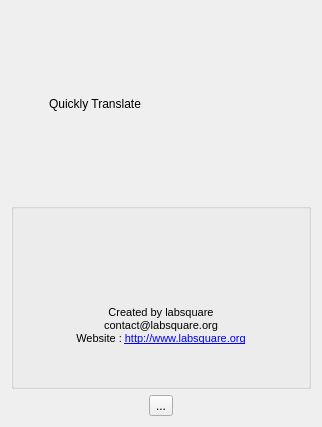
<?xml version="1.0" encoding="UTF-8"?>
<ui version="4.0">
 <class>AboutDialog</class>
 <widget class="QDialog" name="AboutDialog">
  <property name="geometry">
   <rect>
    <x>0</x>
    <y>0</y>
    <width>322</width>
    <height>427</height>
   </rect>
  </property>
  <property name="windowTitle">
   <string>About quickly translate</string>
  </property>
  <property name="windowIcon">
   <iconset resource="resources/icons.qrc">
    <normaloff>:/icons/icon.png</normaloff>:/icons/icon.png</iconset>
  </property>
  <layout class="QVBoxLayout" name="verticalLayout_2">
   <item>
    <layout class="QHBoxLayout" name="horizontalLayout">
     <item>
      <widget class="QLabel" name="label">
       <property name="sizePolicy">
        <sizepolicy hsizetype="Minimum" vsizetype="Minimum">
         <horstretch>0</horstretch>
         <verstretch>0</verstretch>
        </sizepolicy>
       </property>
       <property name="minimumSize">
        <size>
         <width>32</width>
         <height>32</height>
        </size>
       </property>
       <property name="maximumSize">
        <size>
         <width>32</width>
         <height>32</height>
        </size>
       </property>
       <property name="text">
        <string/>
       </property>
       <property name="pixmap">
        <pixmap resource="resources/icons.qrc">:/icons/icon.png</pixmap>
       </property>
      </widget>
     </item>
     <item>
      <widget class="QLabel" name="label_2">
       <property name="styleSheet">
        <string notr="true">font: 87 18pt &quot;Arial Black&quot;;</string>
       </property>
       <property name="text">
        <string>Quickly Translate</string>
       </property>
      </widget>
     </item>
    </layout>
   </item>
   <item>
    <widget class="QGroupBox" name="groupBox">
     <property name="title">
      <string/>
     </property>
     <layout class="QVBoxLayout" name="verticalLayout">
      <item>
       <widget class="QLabel" name="versionLabel">
        <property name="text">
         <string/>
        </property>
        <property name="alignment">
         <set>Qt::AlignCenter</set>
        </property>
       </widget>
      </item>
      <item>
       <widget class="QLabel" name="label_3">
        <property name="text">
         <string>&lt;!DOCTYPE HTML PUBLIC &quot;-//W3C//DTD HTML 4.0//EN&quot; &quot;http://www.w3.org/TR/REC-html40/strict.dtd&quot;&gt;
&lt;html&gt;&lt;head&gt;&lt;meta name=&quot;qrichtext&quot; content=&quot;1&quot; /&gt;&lt;style type=&quot;text/css&quot;&gt;
p, li { white-space: pre-wrap; }
&lt;/style&gt;&lt;/head&gt;&lt;body style=&quot; font-family:'Sans Serif'; font-size:9pt; font-weight:400; font-style:normal;&quot;&gt;
&lt;p style=&quot; margin-top:0px; margin-bottom:0px; margin-left:0px; margin-right:0px; -qt-block-indent:0; text-indent:0px;&quot;&gt;&lt;span style=&quot; font-family:'MS Shell Dlg 2'; font-size:8pt;&quot;&gt;Created by labsquare&lt;/span&gt;&lt;/p&gt;
&lt;p style=&quot; margin-top:0px; margin-bottom:0px; margin-left:0px; margin-right:0px; -qt-block-indent:0; text-indent:0px;&quot;&gt;&lt;span style=&quot; font-family:'MS Shell Dlg 2'; font-size:8pt;&quot;&gt;contact@labsquare.org&lt;/span&gt;&lt;/p&gt;
&lt;p style=&quot; margin-top:0px; margin-bottom:0px; margin-left:0px; margin-right:0px; -qt-block-indent:0; text-indent:0px;&quot;&gt;&lt;span style=&quot; font-family:'MS Shell Dlg 2'; font-size:8pt;&quot;&gt;Website : &lt;/span&gt;&lt;a href=&quot;http://omedsoft.blogspot.com&quot;&gt;&lt;span style=&quot; font-family:'MS Shell Dlg 2'; font-size:8pt; text-decoration: underline; color:#0000ff;&quot;&gt;http://www.labsquare.org&lt;/span&gt;&lt;/a&gt;&lt;/p&gt;
&lt;p style=&quot;-qt-paragraph-type:empty; margin-top:0px; margin-bottom:0px; margin-left:0px; margin-right:0px; -qt-block-indent:0; text-indent:0px; font-family:'MS Shell Dlg 2'; font-size:8pt; text-decoration: underline; color:#0000ff;&quot;&gt;&lt;br /&gt;&lt;/p&gt;
&lt;p align=&quot;center&quot; style=&quot;-qt-paragraph-type:empty; margin-top:0px; margin-bottom:0px; margin-left:0px; margin-right:0px; -qt-block-indent:0; text-indent:0px; font-family:'MS Shell Dlg 2'; font-size:8pt;&quot;&gt;&lt;br /&gt;&lt;/p&gt;&lt;/body&gt;&lt;/html&gt;</string>
        </property>
        <property name="alignment">
         <set>Qt::AlignCenter</set>
        </property>
       </widget>
      </item>
     </layout>
    </widget>
   </item>
   <item>
    <layout class="QHBoxLayout" name="horizontalLayout_2">
     <item>
      <spacer name="horizontalSpacer">
       <property name="orientation">
        <enum>Qt::Horizontal</enum>
       </property>
       <property name="sizeHint" stdset="0">
        <size>
         <width>40</width>
         <height>20</height>
        </size>
       </property>
      </spacer>
     </item>
     <item>
      <widget class="QToolButton" name="paypalButton">
       <property name="text">
        <string>...</string>
       </property>
       <property name="icon">
        <iconset resource="resources/icons.qrc">
         <normaloff>:/icons/paypal-donate.jpg</normaloff>:/icons/paypal-donate.jpg</iconset>
       </property>
       <property name="iconSize">
        <size>
         <width>264</width>
         <height>233</height>
        </size>
       </property>
      </widget>
     </item>
     <item>
      <spacer name="horizontalSpacer_2">
       <property name="orientation">
        <enum>Qt::Horizontal</enum>
       </property>
       <property name="sizeHint" stdset="0">
        <size>
         <width>40</width>
         <height>20</height>
        </size>
       </property>
      </spacer>
     </item>
    </layout>
   </item>
  </layout>
 </widget>
 <resources>
  <include location="resources/icons.qrc"/>
 </resources>
 <connections/>
</ui>
